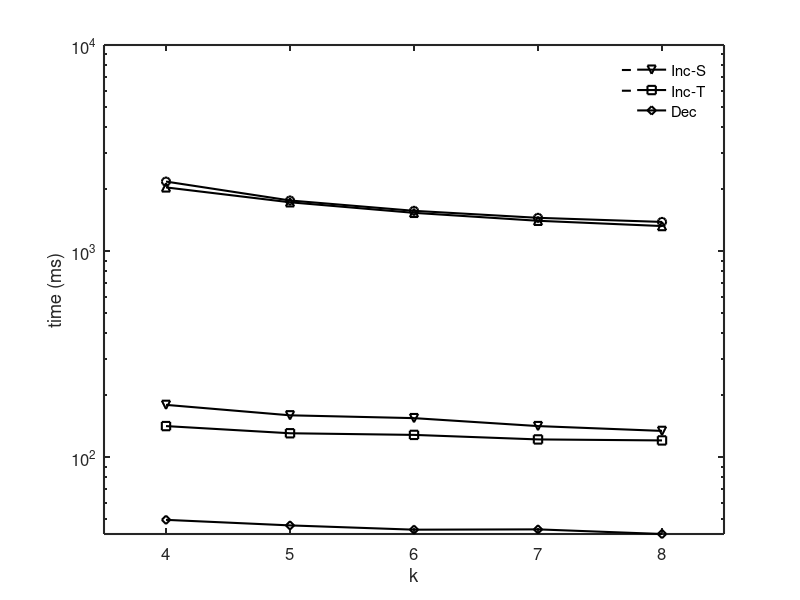

This figure's MATLAB source:
set(gcf,'color',[1, 1, 1]);
set(gcf,'unit','centimeters','position',[10 5 9 7]);

x=[1, 2, 3, 4, 5];
y1 = [2038.823094	1726.656061	1534.624852	1404.580452	1324.170293];
y2 = [2176.095212	1761.81795	1569.568507	1451.495308	1386.586258];
y3 = [179.7846424	159.9772691	155.0203639	141.8510629	134.4115903];
y4 = [141.8416215	130.9211995	128.5573833	122.2162846	120.8604103];
y5 = [49.78566734	46.79253901	44.60634139	44.7600489	42.50539361];

p1= semilogy(x, y1, '-k^');
hold on;
p2 = semilogy(x, y2, '-ko');
hold on;
p3 = semilogy(x, y3, '-kv');
hold on;
p4 = semilogy(x, y4, '-ks');
hold on;
p5 = semilogy(x, y5, '-kd');
hold on;

xlabel('k');
ylabel('time (ms)');

axis([0.5 5.5 0.0 10000]);

set(gca, 'xtick', 1:5, 'XTickLabel', {'4','5','6','7','8'});
%leg=legend('basic-g','basic-w','Inc-S','Inc-T','Dec', 1);
%set(leg,'edgecolor','white');

set(findall(gcf,'type','line'),'linewidth',1.5);
set(gca, 'FontSize', 12);
leg1 = legend([p1, p2],'basic-g','basic-w');
set(leg1,'edgecolor','white');

set(gca, 'LineWidth', 1.5);
ah=axes('position',get(gca,'position'),'visible','off');
set(gca, 'FontSize', 12);
leg2 = legend(ah,[p3, p4, p5],'Inc-S','Inc-T','Dec');
set(leg2,'edgecolor','white');

set(gca, 'FontSize', 12);
set(get(gca, 'XLabel'), 'FontSize',12);
set(get(gca, 'YLabel'), 'FontSize',12);
set(findall(gcf,'type','line'),'linewidth',1.5);
set(gca, 'LineWidth', 1.5);
